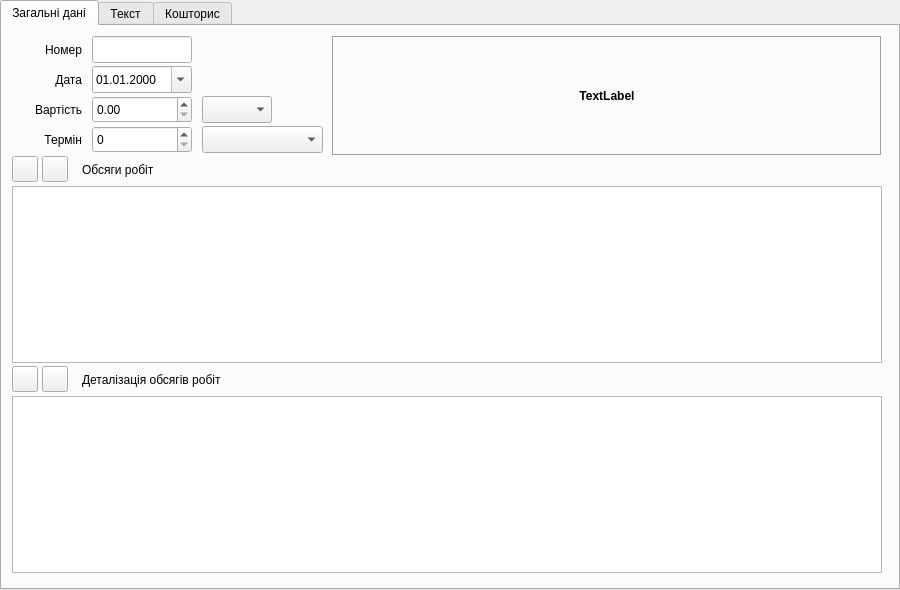
<?xml version="1.0" encoding="UTF-8"?>
<ui version="4.0">
 <class>Komerch_win</class>
 <widget class="QTabWidget" name="Komerch_win">
  <property name="geometry">
   <rect>
    <x>0</x>
    <y>0</y>
    <width>900</width>
    <height>590</height>
   </rect>
  </property>
  <property name="windowTitle">
   <string>Комерційна пропозиція</string>
  </property>
  <property name="windowIcon">
   <iconset>
    <normaloff>../icons/16x16/categories/applications-engineering.png</normaloff>../icons/16x16/categories/applications-engineering.png</iconset>
  </property>
  <property name="locale">
   <locale language="Ukrainian" country="Ukraine"/>
  </property>
  <property name="currentIndex">
   <number>0</number>
  </property>
  <widget class="QWidget" name="tab_1">
   <attribute name="title">
    <string>Загальні дані</string>
   </attribute>
   <widget class="QLabel" name="label_2">
    <property name="geometry">
     <rect>
      <x>10</x>
      <y>40</y>
      <width>70</width>
      <height>27</height>
     </rect>
    </property>
    <property name="text">
     <string>Дата</string>
    </property>
    <property name="alignment">
     <set>Qt::AlignRight|Qt::AlignTrailing|Qt::AlignVCenter</set>
    </property>
   </widget>
   <widget class="QDateEdit" name="dateEdit">
    <property name="geometry">
     <rect>
      <x>90</x>
      <y>40</y>
      <width>100</width>
      <height>27</height>
     </rect>
    </property>
    <property name="displayFormat">
     <string>dd.MM.yyyy</string>
    </property>
    <property name="calendarPopup">
     <bool>true</bool>
    </property>
   </widget>
   <widget class="QComboBox" name="comboBox">
    <property name="geometry">
     <rect>
      <x>200</x>
      <y>70</y>
      <width>70</width>
      <height>27</height>
     </rect>
    </property>
   </widget>
   <widget class="QLineEdit" name="lineEdit">
    <property name="geometry">
     <rect>
      <x>90</x>
      <y>10</y>
      <width>100</width>
      <height>27</height>
     </rect>
    </property>
   </widget>
   <widget class="QLabel" name="label_4">
    <property name="geometry">
     <rect>
      <x>10</x>
      <y>100</y>
      <width>70</width>
      <height>27</height>
     </rect>
    </property>
    <property name="text">
     <string>Термін</string>
    </property>
    <property name="alignment">
     <set>Qt::AlignRight|Qt::AlignTrailing|Qt::AlignVCenter</set>
    </property>
   </widget>
   <widget class="QLabel" name="label_3">
    <property name="geometry">
     <rect>
      <x>10</x>
      <y>70</y>
      <width>70</width>
      <height>27</height>
     </rect>
    </property>
    <property name="text">
     <string>Вартість</string>
    </property>
    <property name="alignment">
     <set>Qt::AlignRight|Qt::AlignTrailing|Qt::AlignVCenter</set>
    </property>
   </widget>
   <widget class="QSpinBox" name="spinBox">
    <property name="geometry">
     <rect>
      <x>90</x>
      <y>100</y>
      <width>100</width>
      <height>27</height>
     </rect>
    </property>
    <property name="maximum">
     <number>9999</number>
    </property>
   </widget>
   <widget class="QComboBox" name="comboBox_2">
    <property name="geometry">
     <rect>
      <x>200</x>
      <y>100</y>
      <width>121</width>
      <height>27</height>
     </rect>
    </property>
   </widget>
   <widget class="QLabel" name="label">
    <property name="geometry">
     <rect>
      <x>10</x>
      <y>10</y>
      <width>70</width>
      <height>27</height>
     </rect>
    </property>
    <property name="text">
     <string>Номер</string>
    </property>
    <property name="alignment">
     <set>Qt::AlignRight|Qt::AlignTrailing|Qt::AlignVCenter</set>
    </property>
   </widget>
   <widget class="QDoubleSpinBox" name="doubleSpinBox">
    <property name="geometry">
     <rect>
      <x>90</x>
      <y>70</y>
      <width>100</width>
      <height>27</height>
     </rect>
    </property>
    <property name="locale">
     <locale language="C" country="AnyCountry"/>
    </property>
    <property name="minimum">
     <double>0.000000000000000</double>
    </property>
    <property name="maximum">
     <double>999999999.990000009536743</double>
    </property>
    <property name="singleStep">
     <double>0.010000000000000</double>
    </property>
   </widget>
   <widget class="QTableView" name="tableVidKomerch">
    <property name="geometry">
     <rect>
      <x>10</x>
      <y>160</y>
      <width>870</width>
      <height>177</height>
     </rect>
    </property>
    <attribute name="verticalHeaderMinimumSectionSize">
     <number>25</number>
    </attribute>
    <attribute name="verticalHeaderDefaultSectionSize">
     <number>25</number>
    </attribute>
   </widget>
   <widget class="QLabel" name="label_5">
    <property name="geometry">
     <rect>
      <x>80</x>
      <y>130</y>
      <width>100</width>
      <height>27</height>
     </rect>
    </property>
    <property name="text">
     <string>Обсяги робіт</string>
    </property>
   </widget>
   <widget class="QLabel" name="label_6">
    <property name="geometry">
     <rect>
      <x>80</x>
      <y>340</y>
      <width>150</width>
      <height>27</height>
     </rect>
    </property>
    <property name="text">
     <string>Деталізація обсягів робіт</string>
    </property>
   </widget>
   <widget class="QTableView" name="tablePodvidKomerch">
    <property name="geometry">
     <rect>
      <x>10</x>
      <y>370</y>
      <width>870</width>
      <height>177</height>
     </rect>
    </property>
    <attribute name="verticalHeaderMinimumSectionSize">
     <number>25</number>
    </attribute>
    <attribute name="verticalHeaderDefaultSectionSize">
     <number>25</number>
    </attribute>
   </widget>
   <widget class="QToolButton" name="toolButton_2">
    <property name="geometry">
     <rect>
      <x>40</x>
      <y>130</y>
      <width>26</width>
      <height>26</height>
     </rect>
    </property>
    <property name="toolTip">
     <string>Вилучити поточний рядок з таблиці</string>
    </property>
    <property name="statusTip">
     <string>Вилучення поточного рядка з таблиці обсягів робіт</string>
    </property>
    <property name="text">
     <string/>
    </property>
    <property name="icon">
     <iconset>
      <normaloff>../icons/16x16/actions/list-remove.png</normaloff>../icons/16x16/actions/list-remove.png</iconset>
    </property>
   </widget>
   <widget class="QToolButton" name="toolButton_1">
    <property name="geometry">
     <rect>
      <x>10</x>
      <y>130</y>
      <width>26</width>
      <height>26</height>
     </rect>
    </property>
    <property name="toolTip">
     <string>Додати один рядок до таблиці</string>
    </property>
    <property name="statusTip">
     <string>Додавання одного рядка до таблиці обсягів робіт</string>
    </property>
    <property name="text">
     <string/>
    </property>
    <property name="icon">
     <iconset>
      <normaloff>../icons/16x16/actions/list-add.png</normaloff>../icons/16x16/actions/list-add.png</iconset>
    </property>
   </widget>
   <widget class="QToolButton" name="toolButton_4">
    <property name="geometry">
     <rect>
      <x>40</x>
      <y>340</y>
      <width>26</width>
      <height>26</height>
     </rect>
    </property>
    <property name="toolTip">
     <string>Вилучити поточний рядок з таблиці</string>
    </property>
    <property name="statusTip">
     <string>Вилучення поточного рядка з таблиці деталізації обсягів робіт</string>
    </property>
    <property name="text">
     <string/>
    </property>
    <property name="icon">
     <iconset>
      <normaloff>../icons/16x16/actions/list-remove.png</normaloff>../icons/16x16/actions/list-remove.png</iconset>
    </property>
   </widget>
   <widget class="QToolButton" name="toolButton_3">
    <property name="geometry">
     <rect>
      <x>10</x>
      <y>340</y>
      <width>26</width>
      <height>26</height>
     </rect>
    </property>
    <property name="toolTip">
     <string>Додати один рядок до таблиці</string>
    </property>
    <property name="statusTip">
     <string>Додавання одного рядка до таблиці деталізації обсягів робіт</string>
    </property>
    <property name="text">
     <string/>
    </property>
    <property name="icon">
     <iconset>
      <normaloff>../icons/16x16/actions/list-add.png</normaloff>../icons/16x16/actions/list-add.png</iconset>
    </property>
   </widget>
   <widget class="QLabel" name="label_7">
    <property name="geometry">
     <rect>
      <x>330</x>
      <y>10</y>
      <width>550</width>
      <height>120</height>
     </rect>
    </property>
    <property name="font">
     <font>
      <weight>75</weight>
      <bold>true</bold>
     </font>
    </property>
    <property name="locale">
     <locale language="Ukrainian" country="Ukraine"/>
    </property>
    <property name="frameShape">
     <enum>QFrame::Box</enum>
    </property>
    <property name="frameShadow">
     <enum>QFrame::Sunken</enum>
    </property>
    <property name="text">
     <string>TextLabel</string>
    </property>
    <property name="alignment">
     <set>Qt::AlignCenter</set>
    </property>
    <property name="wordWrap">
     <bool>true</bool>
    </property>
   </widget>
  </widget>
  <widget class="QWidget" name="tab_2">
   <attribute name="title">
    <string>Текст</string>
   </attribute>
   <layout class="QGridLayout" name="gridLayout_2">
    <item row="0" column="0">
     <widget class="QTextEdit" name="textEdit">
      <property name="sizePolicy">
       <sizepolicy hsizetype="Expanding" vsizetype="Expanding">
        <horstretch>0</horstretch>
        <verstretch>0</verstretch>
       </sizepolicy>
      </property>
      <property name="locale">
       <locale language="Ukrainian" country="Ukraine"/>
      </property>
     </widget>
    </item>
   </layout>
  </widget>
  <widget class="QWidget" name="tab_3">
   <attribute name="title">
    <string>Кошторис</string>
   </attribute>
   <layout class="QGridLayout" name="gridLayout">
    <item row="0" column="0">
     <widget class="QTextEdit" name="textEdit_2"/>
    </item>
   </layout>
  </widget>
 </widget>
 <tabstops>
  <tabstop>lineEdit</tabstop>
  <tabstop>dateEdit</tabstop>
  <tabstop>doubleSpinBox</tabstop>
  <tabstop>comboBox</tabstop>
  <tabstop>spinBox</tabstop>
  <tabstop>comboBox_2</tabstop>
  <tabstop>tableVidKomerch</tabstop>
  <tabstop>tablePodvidKomerch</tabstop>
  <tabstop>toolButton_1</tabstop>
  <tabstop>toolButton_2</tabstop>
  <tabstop>toolButton_3</tabstop>
  <tabstop>toolButton_4</tabstop>
  <tabstop>textEdit</tabstop>
  <tabstop>textEdit_2</tabstop>
 </tabstops>
 <resources/>
 <connections/>
</ui>
